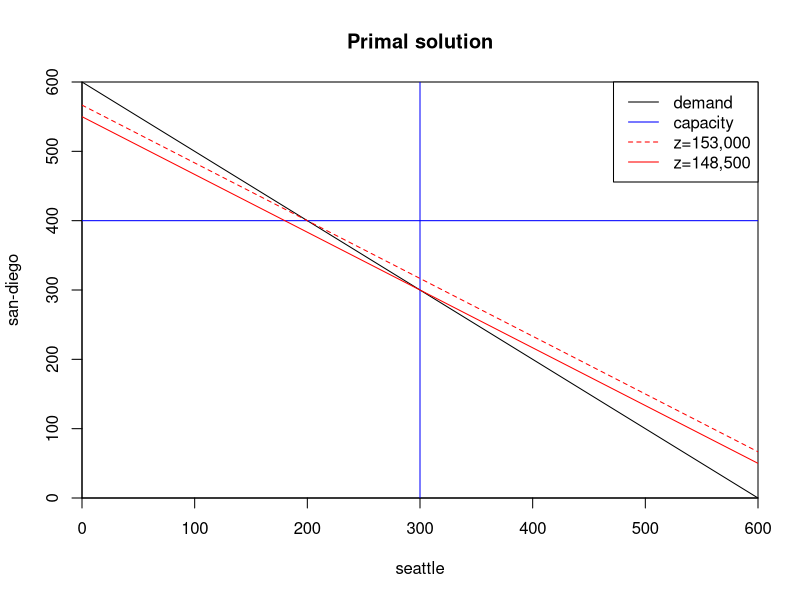
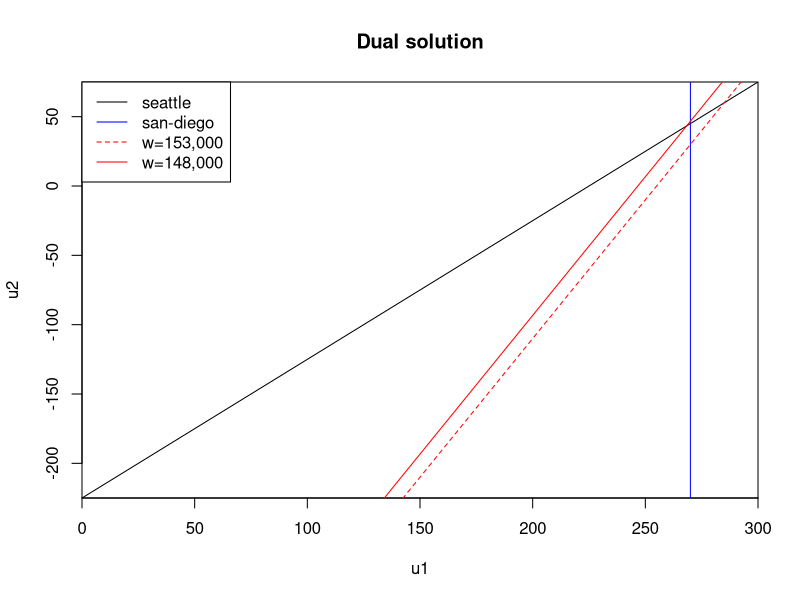

Write the R code that produced these figures, in order.
# Generation of primal solution plot for transport problem
x <- seq(0,600)
y <- seq(0,600)
plot(x,y=600-x,ylim=c(0,600),main="Primal solution",xaxs = "i",yaxs="i",type="l",xlab="seattle",ylab="san-diego")
lines(x,y=400+x-x,col="blue")
lines(x,y=1E06*(x-300),col="blue")
lines(x,y=1700/3-2.5*x/3,lty=2,col="red")
lines(x,y=550-2.5*x/3,lty=1,col="red")
legend("topright",xpd=TRUE,legend=c("demand","capacity","z=153,000","z=148,500"),col=c("black","blue","red","red"),lwd=1,lty=c(1,1,2,1))

# Generation of dual solution plot for transport problem
x <- seq(0,300)
y <- seq(-300,300)
plot(x,y=x-225,main="Dual solution",xaxs = "i",yaxs="i",type="l",xlab="u1",ylab="u2")
lines(x,y=1E06*(x-270),col="blue")
lines(x,y=2*x-510,lty=2,col="red")
lines(x,y=2*x-1480/3,lty=1,col="red")
legend("topleft",xpd=TRUE,legend=c("seattle","san-diego","w=153,000","w=148,000"),col=c("black","blue","red","red"),lwd=1,lty=c(1,1,2,1))